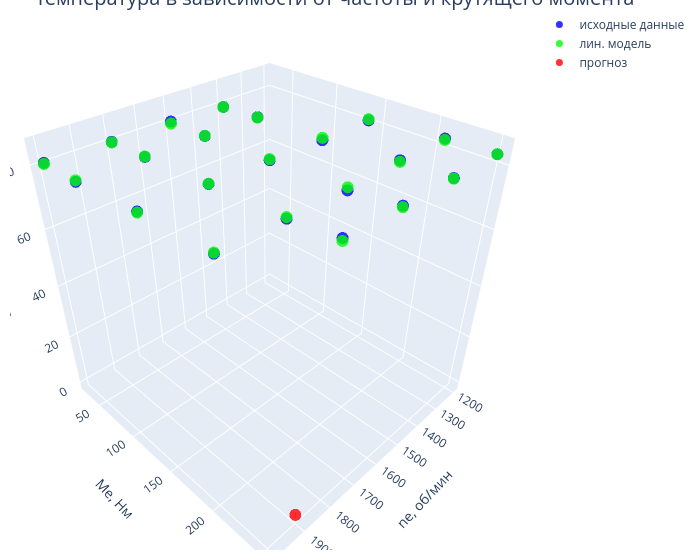

Notebook cell for this chart:
### Code cell
fig.add_trace(
    go.Scatter3d(
        x=[x_pr[1]],
        y=[x_pr[2]],
        z=[x_pr[0]],
        error_z=dict(
            type="data",
            array=[U],
            visible=True
        ),
        mode="markers",
        name="прогноз",
        marker=dict(
            color="rgba(255, 0, 0, 1)",
            size=7,
            opacity=0.8
        ),
        showlegend=True
    )
)

fig.update_layout(scene=dict(
    xaxis_title="ne, об/мин",
    yaxis_title="Me, Нм",
    zaxis_title="t, °C"),
    title_text="Температура в зависимости от частоты и крутящего момента",
    title_font_size=20,
    width=700,
    margin=dict(r=20, b=10, l=10, t=10)
)

fig.show()

### Figure 1 — Plotly figure (JSON) as saved in the notebook; plotly's stock layout.template omitted (floating-point values rounded to 4 significant figures)
{"data": [{"marker": {"color": "rgba(0, 0, 255, 1)", "opacity": 0.8, "size": 7}, "mode": "markers", "name": "исходные данные", "showlegend": true, "type": "scatter3d", "x": [1200, 1200, 1200, 1400, 1400, 1400, 1400, 1400, 1600, 1600, 1600, 1600, 1600, 1800, 1800, 1800, 1800, 1800, 2000, 2000, 2000, 2000], "y": [140, 210, 252, 28, 70, 140, 210, 252, 28, 70, 140, 210, 252, 28, 70, 140, 210, 252, 28, 70, 140, 210], "z": [80.7, 82.8, 83.2, 79.3, 80.2, 80.7, 83.2, 83.7, 80.3, 80.4, 81.5, 82.3, 84.3, 80.2, 80.7, 82.1, 83.1, 85.0, 80.7, 80.8, 82.8, 83.6]}, {"marker": {"color": "rgba(0, 255, 0, 1)", "opacity": 0.8, "size": 7}, "mode": "markers", "name": "лин. модель", "showlegend": true, "type": "scatter3d", "x": [1200, 1200, 1200, 1400, 1400, 1400, 1400, 1400, 1600, 1600, 1600, 1600, 1600, 1800, 1800, 1800, 1800, 1800, 2000, 2000, 2000, 2000], "y": [140, 210, 252, 28, 70, 140, 210, 252, 28, 70, 140, 210, 252, 28, 70, 140, 210, 252, 28, 70, 140, 210], "z": [81.06, 82.39, 83.19, 79.29, 80.09, 81.43, 82.76, 83.56, 79.66, 80.46, 81.8, 83.13, 83.93, 80.03, 80.83, 82.17, 83.5, 84.3, 80.4, 81.2, 82.53, 83.87]}, {"error_z": {"array": [1.35], "type": "data", "visible": true}, "marker": {"color": "rgba(255, 0, 0, 1)", "opacity": 0.8, "size": 7}, "mode": "markers", "name": "прогноз", "showlegend": true, "type": "scatter3d", "x": [1900], "y": [250], "z": [1]}], "layout": {"margin": {"b": 10, "l": 10, "r": 20, "t": 10}, "scene": {"xaxis": {"title": {"text": "ne, об/мин"}}, "yaxis": {"title": {"text": "Me, Нм"}}, "zaxis": {"title": {"text": "t, °C"}}}, "title": {"font": {"size": 20}, "text": "Температура в зависимости от частоты и крутящего момента"}, "width": 700}}
